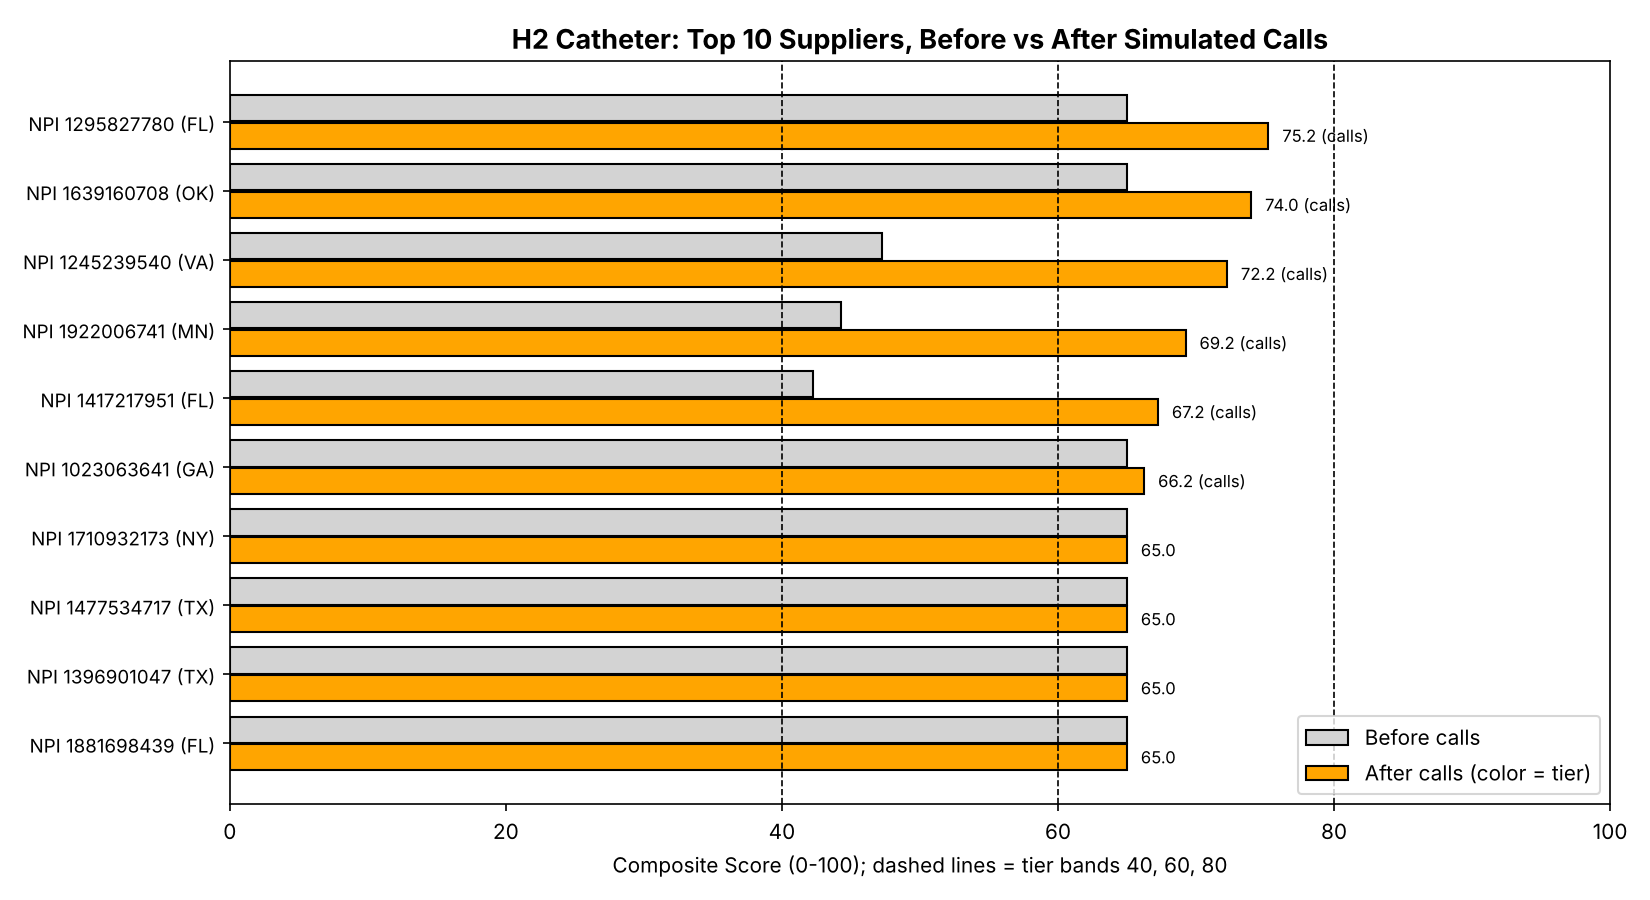

The Python source for this figure:
# viz_12_h2_top10_calls.py
# Top 10 catheter suppliers: score before vs after simulated member calls
# Input: h2_with_calls.csv

import pandas as pd
import matplotlib.pyplot as plt

from pathlib import Path
BASE_DIR = Path(__file__).resolve().parent
DATA_DIR = BASE_DIR.parent / "CAET_tool"  # pipeline outputs

# ── LOAD ─────────────────────────────────────────────────────────────
df = pd.read_csv(str(DATA_DIR / "h2_with_calls.csv"))
top = df.sort_values("composite_with_calls", ascending=False).head(10).reset_index(drop=True)
tier_colors = {"CRITICAL": "red", "HIGH": "orange", "MEDIUM": "gold", "LOW": "green"}

# ── CHART ────────────────────────────────────────────────────────────
fig, ax = plt.subplots(figsize=(11, 6))
y = range(len(top))
ax.barh(y, top["composite_score"], height=0.38, color="lightgray", edgecolor="black", label="Before calls")
ax.barh([i + 0.4 for i in y], top["composite_with_calls"], height=0.38,
        color=top["updated_tier"].map(tier_colors), edgecolor="black", label="After calls (color = tier)")

for cut in (40, 60, 80):
    ax.axvline(cut, color="black", linestyle="--", linewidth=0.8)
for i, row in top.iterrows():
    tag = " (calls)" if row["member_call_score"] > 0 else ""
    ax.text(row["composite_with_calls"] + 1, i + 0.4, f"{row['composite_with_calls']:.1f}{tag}", va="center", fontsize=8)

ax.set_yticks([i + 0.2 for i in y])
ax.set_yticklabels([f"NPI {n} ({s})" for n, s in zip(top["npi"], top["state"])], fontsize=9)
ax.invert_yaxis()
ax.set_xlim(0, 100)
ax.set_xlabel("Composite Score (0-100); dashed lines = tier bands 40, 60, 80")
ax.set_title("H2 Catheter: Top 10 Suppliers, Before vs After Simulated Calls", fontsize=13, fontweight="bold")
ax.legend(loc="lower right")

# ── SAVE ─────────────────────────────────────────────────────────────
plt.tight_layout()
plt.savefig(str(BASE_DIR / "viz_12_h2_top10_calls.png"), dpi=150)
plt.show()
print("Saved: viz_12_h2_top10_calls.png")
